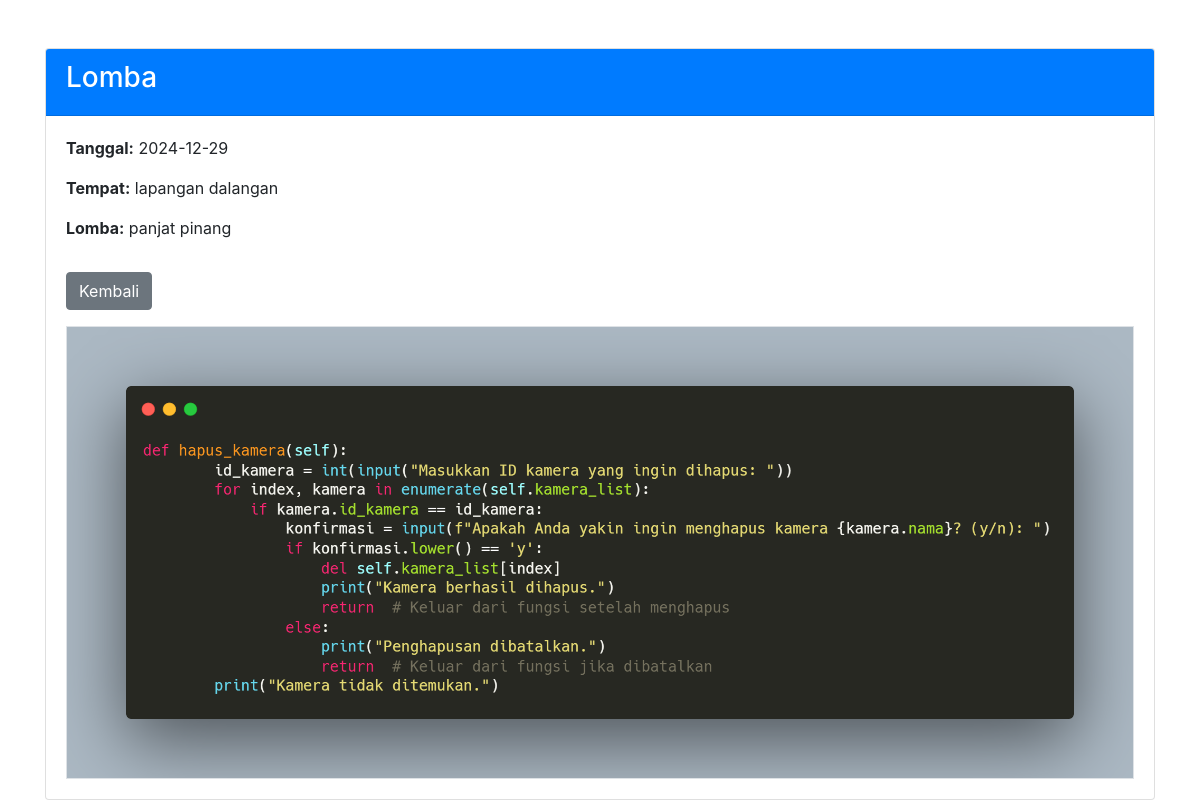
The app's page /information/detail_kegiatan_lomba.php?id=25 with its own data.
### tables this page shows
CREATE TABLE `kegiatan_desa` (
  `id` int(11) NOT NULL,
  `kategori_id` int(11) NOT NULL,
  `tanggal` date DEFAULT NULL,
  `kegiatan` varchar(255) DEFAULT NULL,
  `tempat` varchar(255) DEFAULT NULL,
  `foto` varchar(255) DEFAULT NULL
);

CREATE TABLE `kategori_kegiatan` (
  `id` int(11) NOT NULL,
  `nama_kategori` enum('Ramadhan','Lomba','RWRT','Penyuluhan') NOT NULL
);

CREATE TABLE `lomba` (
  `id` int(11) NOT NULL,
  `kegiatan_id` int(11) NOT NULL,
  `nama_lomba` varchar(255) NOT NULL
);

### information/detail_kegiatan_lomba.php (the view, shortened to what this page needs)
<?php
include('../db_connection.php');
$id = intval($_GET['id']);
$sql = "SELECT
            k.*,
            l.nama_lomba,
            kategory.nama_kategori
        FROM kegiatan_desa k
        LEFT JOIN lomba l ON k.id = l.kegiatan_id
        LEFT JOIN kategori_kegiatan kategory ON k.kategori_id = kategory.id
        WHERE k.id = ? AND k.kategori_id = 2";
$stmt = $conn->prepare($sql);
$stmt->bind_param("i", $id);
$stmt->execute();
$result = $stmt->get_result();
$activity = $result->fetch_assoc();
?>
<!DOCTYPE html>
<html lang="en">
<head>
    <link rel="stylesheet" href="https://stackpath.bootstrapcdn.com/bootstrap/4.5.2/css/bootstrap.min.css">
</head>
<body>
    <div class="container mt-5">
        <div class="card">
            <div class="card-header bg-primary text-white">
                <h3><?= htmlspecialchars($activity['nama_kategori']) ?></h3>
            </div>
            <div class="card-body">
                <p><strong>Tanggal:</strong> <?= htmlspecialchars($activity['tanggal']) ?></p>
                <p><strong>Tempat:</strong> <?= htmlspecialchars($activity['tempat']) ?></p>
                <p><strong>Lomba:</strong> <?= nl2br(htmlspecialchars($activity['nama_lomba'])) ?></p>
                <a href="information.php" class="btn btn-secondary my-3">Kembali</a>
                <?php if (!empty($activity['foto'])): ?>
                    <img src="../data/<?= htmlspecialchars($activity['foto']) ?>" class="img-fluid border w-full" alt="Foto Kegiatan">
                <?php endif; ?>
            </div>
        </div>
    </div>
</body>
</html>

### records on screen
kegiatan_desa: kategori.nama_kategori "Lomba", tanggal "2024-12-29", tempat "lapangan dalangan", lomba.nama_lomba "panjat pinang", foto (picture)
